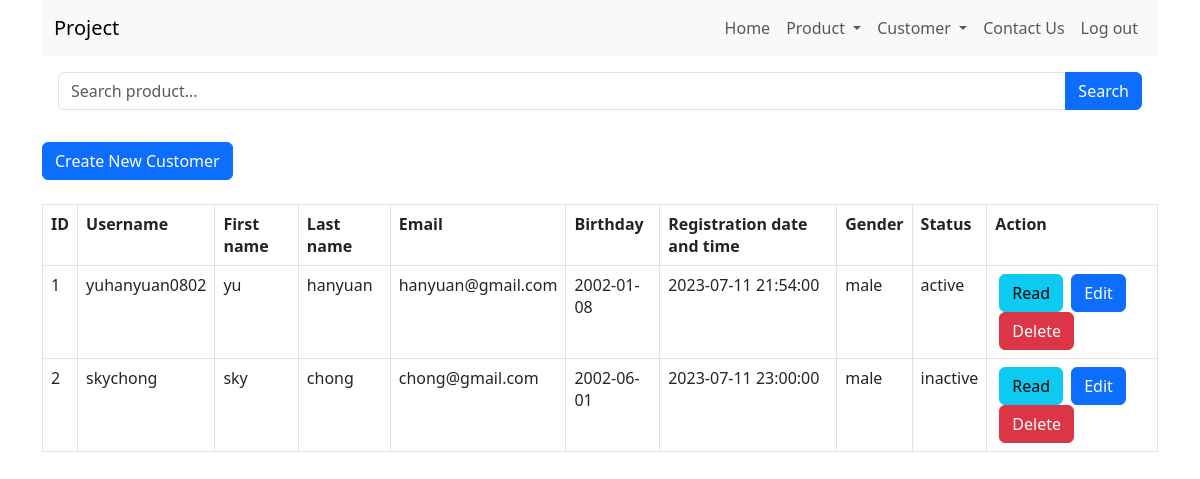
Page /customer_read.php on the committed database.
### tables this page shows
CREATE TABLE `customers` (
  `user_id` int(11) NOT NULL,
  `username` varchar(20) NOT NULL,
  `first_name` varchar(20) NOT NULL,
  `last_name` varchar(20) NOT NULL,
  `password` varchar(255) NOT NULL,
  `email` varchar(30) NOT NULL,
  `date_of_birth` date NOT NULL,
  `registration_date_time` datetime NOT NULL DEFAULT current_timestamp() ON UPDATE current_timestamp(),
  `gender` enum('male','female') NOT NULL,
  `status` enum('active','inactive') NOT NULL DEFAULT 'active'
);

### customer_read.php (the view, shortened to what this page needs)
<html lang="en">
<head>
    <link href="https://cdn.jsdelivr.net/npm/bootstrap@5.3.0/dist/css/bootstrap.min.css" rel="stylesheet">
</head>
<body>
    <div class="container">
        <?php
        include 'menu/menu.php';
        ?>
        <?php
        include 'config/database.php';
        $searchKeyword = isset($_GET['search']) ? $_GET['search'] : '';
        $query = "SELECT user_id, username, first_name, last_name, date_of_birth, registration_date_time, email, gender, status FROM customers";
        $query .= " ORDER BY user_id ASC";
        $stmt = $con->prepare($query);
        $stmt->execute();
        $num = $stmt->rowCount();
        echo '<div class="p-3">
            <form method="GET" action="">
                <div class="input-group mb-3">
                    <input type="text" class="form-control" name="search" placeholder="Search product..." value="' . str_replace('%', '', $searchKeyword) . '">
                    <button class="btn btn-primary" type="submit">Search</button>
                </div>
            </form>
        </div>';
        echo "<div><a href='customer_create.php' class='btn btn-primary m-b-1em'>Create New Customer</a></div>" . "<br>";
        if ($num > 0) {
            echo "<table id='customer_table' class='table table-hover table-responsive table-bordered'>";
            echo "<tr>";
            echo "<th>ID</th>";
            echo "<th>Username</th>";
            echo "<th>First name</th>";
            echo "<th>Last name</th>";
            echo "<th>Email</th>";
            echo "<th>Birthday</th>";
            echo "<th>Registration date and time</th>";
            echo "<th>Gender</th>";
            echo "<th>Status</th>";
            echo "<th>Action</th>";
            echo "</tr>";
            while ($row = $stmt->fetch(PDO::FETCH_ASSOC)) {
                extract($row);
                echo "<tr>";
                echo "<td>{$user_id}</td>";
                echo "<td>{$username}</td>";
                echo "<td>{$first_name}</td>";
                echo "<td>{$last_name}</td>";
                echo "<td>{$email}</td>";
                echo "<td>{$date_of_birth}</td>";
                echo "<td>{$registration_date_time}</td>";
                echo "<td>{$gender}</td>";
                echo "<td>{$status}</td>";
                echo "<td>";
                echo "<a href='customer_read_one.php?id={$user_id}' class='btn btn-info m-r-1em mx-1'>Read</a>";
                echo "<a href='customer_update.php?id={$user_id}' class='btn btn-primary m-r-1em mx-1'>Edit</a>";
                echo "<a href='#' onclick='delete_product({$user_id});'  class='btn btn-danger mx-1'>Delete</a>";
                echo "</td>";
                echo "</tr>";
            }
            echo "</table>";
        } else {
            echo "<div class='alert alert-danger'>No records found.</div>";
        }
        ?>
    </div>
</body>
</html>

### rows in the picture
customers: user_id "1", username "yuhanyuan0802", first_name "yu", last_name "hanyuan", email "hanyuan@gmail.com", date_of_birth "2002-01-08", registration_date_time "2023-07-11 21:54:00", gender "male", status "active"
customers: user_id "2", username "skychong", first_name "sky", last_name "chong", email "chong@gmail.com", date_of_birth "2002-06-01", registration_date_time "2023-07-11 23:00:00", gender "male", status "inactive"
